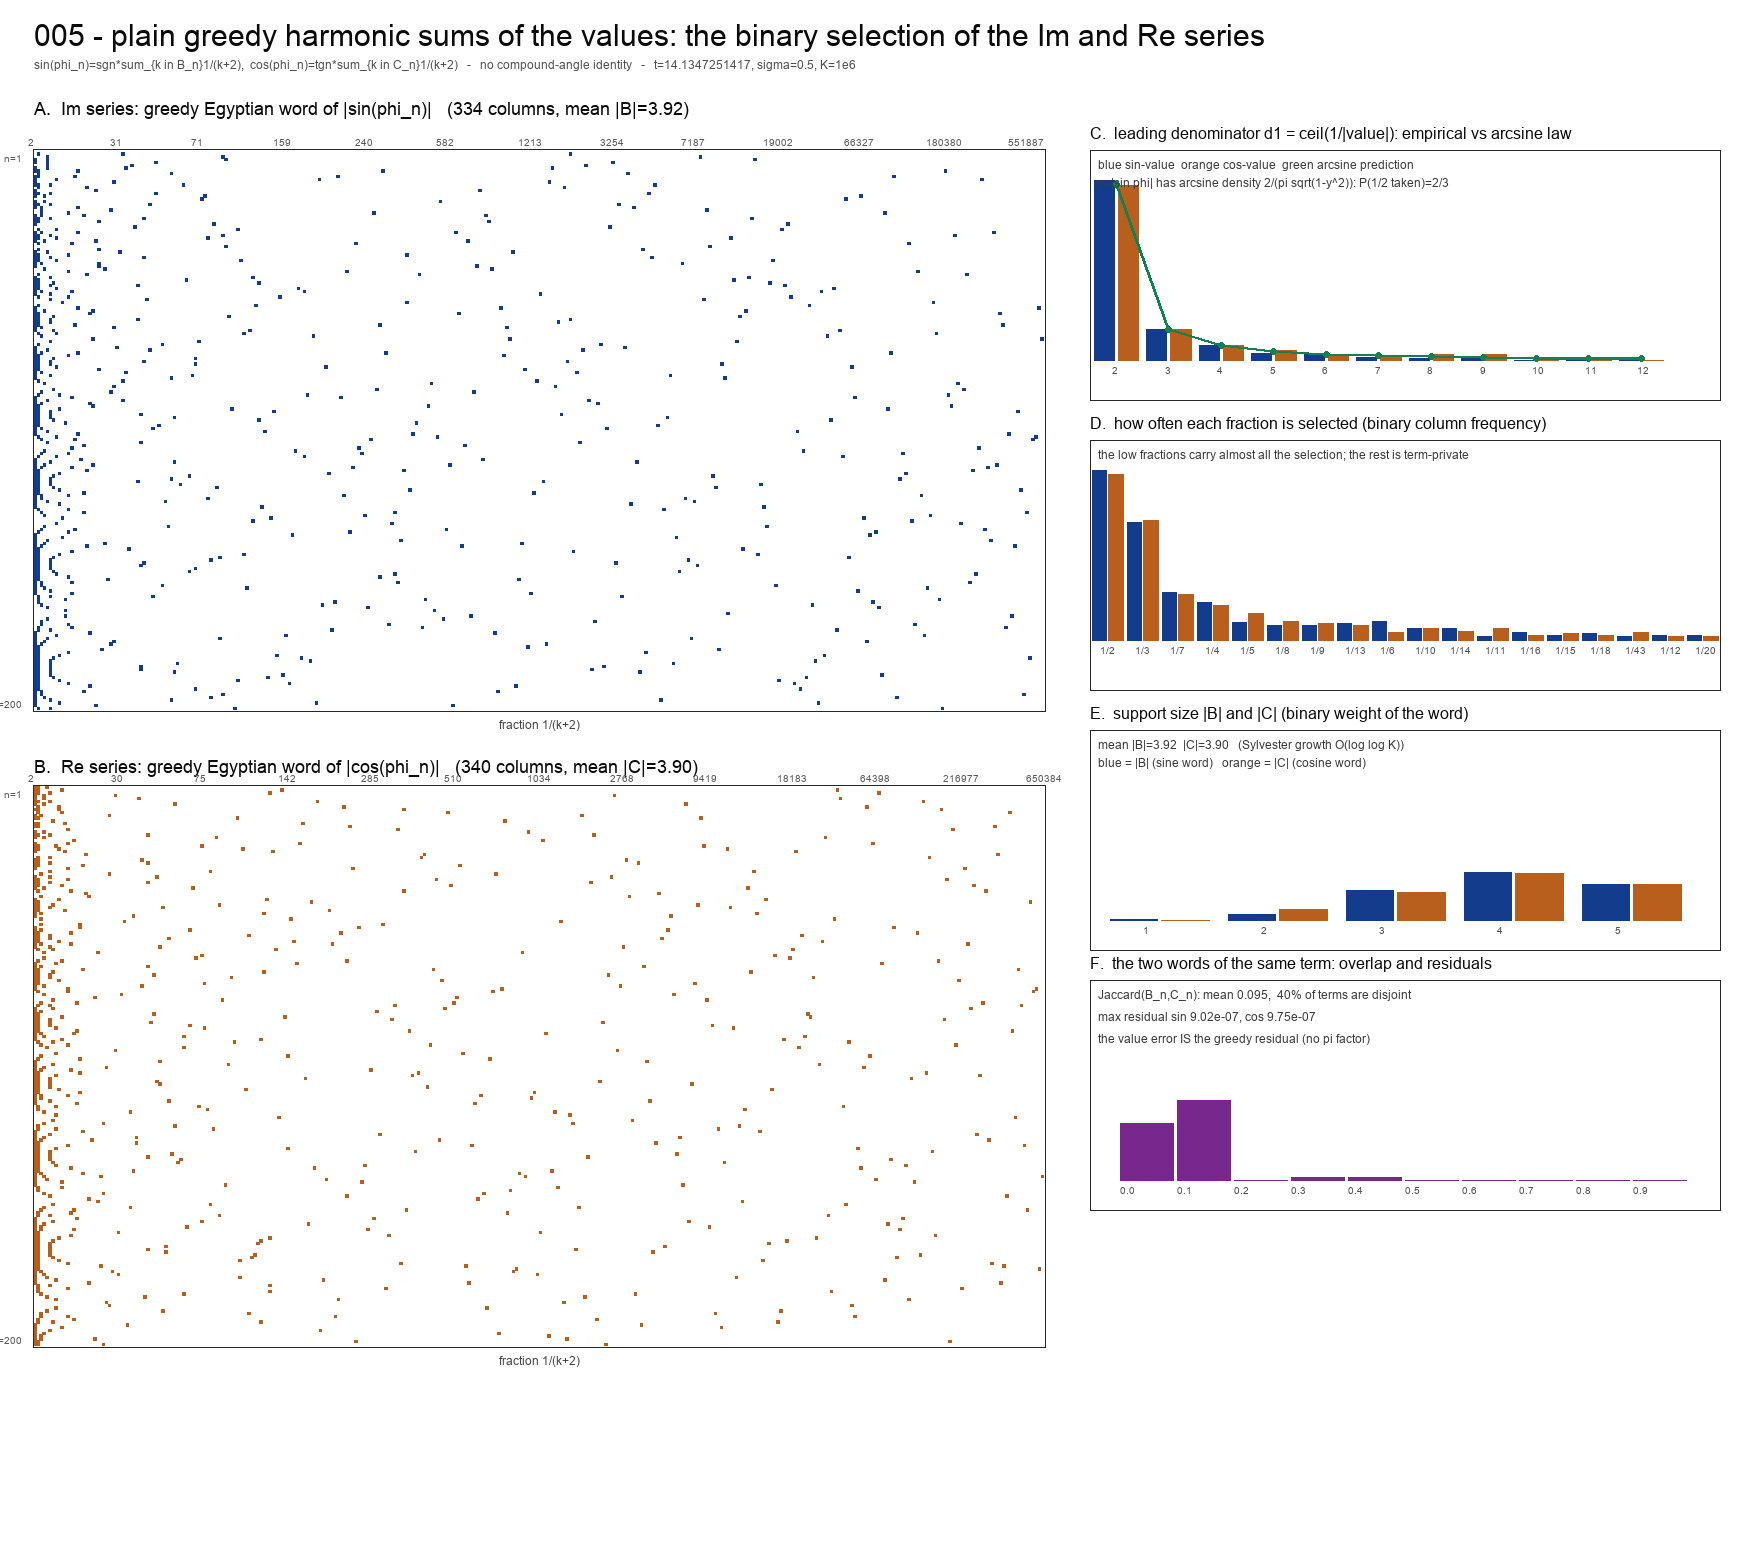

Source code (Python):
#!/usr/bin/env python3
"""
005 - The eta Re and Im series built from PLAIN greedy harmonic sums of the VALUES.

Difference from 004.  There, the greedy Egyptian expansion was applied to the ANGLE
x_n = theta_n/pi, and both cos(theta_n) and sin(theta_n) were read off the same support
A_n through the compound-angle (cosine-addition) identity -- the "collapse".  Here the
sine and cosine of each term are expanded SEPARATELY, each as a plain greedy Egyptian
sum of its own numeric value:

    sin(phi_n) = sgn_n * ( sum_{k in B_n} 1/(k+2) + r_n ),   |r_n| < 1/(K+2)
    cos(phi_n) = tgn_n * ( sum_{k in C_n} 1/(k+2) + q_n ),   |q_n| < 1/(K+2)

No angle is ever added and no trig identity is used.  The digits delta^{sin}_{n,k} and
delta^{cos}_{n,k} in {0,1} are the binary selection.  Substituting:

    Im eta(s) = -sum_n (-1)^{n-1} n^{-sigma} sgn_n sum_{k in B_n} 1/(k+2) + tail
    Re eta(s) =  sum_n (-1)^{n-1} n^{-sigma} tgn_n sum_{k in C_n} 1/(k+2) + tail

Why this is a different object from 004:
  * one word per term in 004 (shared by cos and sin); TWO independent words here;
  * 004 reconstructs the value through products of elementary sin/cos (subset sums);
    here the value is a linear sum of unit fractions -- no products, no identity;
  * the value error is exactly the greedy residual r_n (004 paid a factor pi by MVT);
  * the selection is a quantizer of the VALUE, so its input density is the arcsine law
    of |sin(phi)| (resp. |cos(phi)|), not the uniform density of the angle.

Needs numpy + Pillow. Run with the bundled runtime python:
  /Users/victor/.dsh/dsh-runtimes/dsh-primary-runtime/dependencies/python/bin/python3 value_greedy.py
Writes value_greedy.png, value_greedy_im.tsv, value_greedy_re.tsv next to this file.
"""
import math, os
import numpy as np
from PIL import Image, ImageDraw, ImageFont
from collections import Counter

HERE = os.path.dirname(os.path.abspath(__file__))

# ------------------------------------------------------------------ parameters
GAMMA1 = 14.134725141734693790457251983562470270784257115699   # first zeta zero
SIGMA = 0.5                                                    # critical line
NTERMS = 200                                                   # terms of the series
NMAT = 200                                                     # rows drawn in the matrices
KMAX = 10**6                                                   # greedy truncation


# ------------------------------------------------------------------ core
def greedy_support(x, Kmax):
    """Greedy Egyptian expansion of x in [0,1] on 1/(k+2), indices k < Kmax.

    Identical algorithm to 004, but here it is fed the VALUE |sin phi| or |cos phi|
    rather than the angle theta/pi.  Jump form: next index = ceil(1/r) - 2."""
    r, k, A = float(x), 0, []
    if r <= 0:
        return A, 0.0
    while k < Kmax:
        if r < 1.0 / (Kmax + 2):
            break
        kk = int(math.ceil(1.0 / r)) - 2
        if kk < k:
            kk = k
        if kk >= Kmax:
            break
        a = 1.0 / (kk + 2)
        if r >= a - 1e-15:
            A.append(kk); r -= a; k = kk + 1
        else:
            k = kk + 1
    return A, r


def decode(A):
    return [k + 2 for k in A]


def arcsine_leading(d):
    """P(first selected denominator = d) for y = |sin(phi)|, phi equidistributed.

    The greedy first denominator is ceil(1/y); y has the arcsine density
    2/(pi sqrt(1-y^2)), so P(ceil(1/y)=d) = (2/pi)(asin(1/(d-1)) - asin(1/d))."""
    if d < 2:
        return 0.0
    hi = math.pi / 2 if d == 2 else math.asin(1.0 / (d - 1))
    return (2.0 / math.pi) * (hi - math.asin(1.0 / d))


# ------------------------------------------------------------------ data
t = GAMMA1
ns = np.arange(1, NTERMS + 1, dtype=float)
phi = np.mod(t * np.log(ns), 2 * np.pi)
sn = np.sin(phi)
cs = np.cos(phi)
sgn = np.where(sn >= 0, 1.0, -1.0)
tgn = np.where(cs >= 0, 1.0, -1.0)

B, C, rsin, rcos = [], [], [], []
for i in range(NTERMS):
    a, r = greedy_support(abs(sn[i]), KMAX); B.append(a); rsin.append(r)
    a, r = greedy_support(abs(cs[i]), KMAX); C.append(a); rcos.append(r)

sumB = np.array([sum(1.0 / (k + 2) for k in a) for a in B])
sumC = np.array([sum(1.0 / (k + 2) for k in a) for a in C])

w = ((-1.0) ** (ns - 1)) * ns ** (-SIGMA)         # (-1)^{n-1} n^{-sigma}

Im_direct = float(-np.sum(w * sn))
Re_direct = float(np.sum(w * cs))
Im_value = float(-np.sum(w * sgn * sumB))
Re_value = float(np.sum(w * tgn * sumC))

# ------------------------------------------------------------------ statistics
fB = Counter(k for a in B for k in a)
fC = Counter(k for a in C for k in a)
unionB = sorted(fB); unionC = sorted(fC)

Jab = np.array([(len(set(B[i]) & set(C[i])) / len(set(B[i]) | set(C[i])))
                if (B[i] or C[i]) else 0.0 for i in range(NTERMS)])
disjoint = float(np.mean([1.0 if not (set(B[i]) & set(C[i])) else 0.0 for i in range(NTERMS)]))

leadB = [a[0] + 2 if a else None for a in B]
leadC = [a[0] + 2 if a else None for a in C]
cB, cC = Counter(leadB), Counter(leadC)

sizeB = np.array([len(a) for a in B]); sizeC = np.array([len(a) for a in C])

print("=" * 104)
print("005 - plain greedy harmonic sums of the VALUES sin(phi_n), cos(phi_n)  (no angle addition)")
print("      s = %.3f + i*%.15f   terms n = 1..%d   truncation K = 1e6" % (SIGMA, GAMMA1, NTERMS))
print("=" * 104)

print("\n--- the two series, direct vs plain-greedy ---")
print("  M        Im eta_M direct      Im value         diff      Re eta_M direct      Re value         diff")
for M in [10, 50, 100, 200]:
    imd = float(-np.sum(w[:M] * sn[:M])); imv = float(-np.sum(w[:M] * sgn[:M] * sumB[:M]))
    red = float(np.sum(w[:M] * cs[:M])); rev = float(np.sum(w[:M] * tgn[:M] * sumC[:M]))
    print(" %-5d  % .12f   % .12f   %.2e  % .12f   % .12f   %.2e"
          % (M, imd, imv, abs(imd - imv), red, rev, abs(red - rev)))
print(" the 'value' columns are sum_n (-1)^{n-1} n^-sigma * (plain greedy sum of the value);")
print(" the difference is the accumulated greedy residual sum_n n^-sigma r_n.")

print("\n--- support (binary word) sizes ---")
print("  value |sin phi| :  mean |B| = %.3f   max = %d   distinct fractions = %d"
      % (sizeB.mean(), sizeB.max(), len(unionB)))
print("  value |cos phi| :  mean |C| = %.3f   max = %d   distinct fractions = %d"
      % (sizeC.mean(), sizeC.max(), len(unionC)))
print("  max residual sin = %.3e   max residual cos = %.3e   (bound 1/(K+2) = %.3e)"
      % (max(rsin), max(rcos), 1.0 / (KMAX + 2)))

print("\n--- leading denominator d1 = ceil(1/|value|): empirical vs the arcsine law ---")
print("   d      sin-value count   freq     cos-value count   freq     arcsine P(d)")
for d in range(2, 13):
    print("  %2d      %6d          %6.4f    %6d          %6.4f    %6.4f"
          % (d, cB.get(d, 0), cB.get(d, 0) / NTERMS, cC.get(d, 0), cC.get(d, 0) / NTERMS,
             arcsine_leading(d)))
tailB = sum(v for k, v in cB.items() if k and k > 12)
tailC = sum(v for k, v in cC.items() if k and k > 12)
tailP = sum(arcsine_leading(d) for d in range(13, 4000))
print("  >12      %6d          %6.4f    %6d          %6.4f    %6.4f"
      % (tailB, tailB / NTERMS, tailC, tailC / NTERMS, tailP))

print("\n--- most-selected fractions (the binary columns) ---")
print("   fraction   #terms sin   #terms cos")
ks = sorted(set(list(fB)[:]) | set(fC), key=lambda k: -(fB.get(k, 0) + fC.get(k, 0)))[:20]
for k in ks:
    print("   %-9s  %6d       %6d" % ("1/%d" % (k + 2), fB.get(k, 0), fC.get(k, 0)))

print("\n--- do the sine-word and the cosine-word of the SAME term overlap? ---")
print("  mean Jaccard(B_n, C_n) = %.4f    pairs with B_n and C_n disjoint = %.1f%%"
      % (Jab.mean(), 100 * disjoint))
print("  (in 004 cos and sin shared ONE word exactly; here they are two independent words)")

print("\n--- first 20 terms: the two binary words over the top fractions ---")
top = ks[:14]
print("      n   |sin|     |cos|     B_n (sine word)                 C_n (cosine word)")
for i in range(20):
    print("  %4d   %.5f   %.5f   %-30s   %-30s"
          % (i + 1, abs(sn[i]), abs(cs[i]),
             " ".join("1/%d" % (k + 2) for k in B[i][:5]),
             " ".join("1/%d" % (k + 2) for k in C[i][:5])))

# ------------------------------------------------------------------ tsv
for tag, U, sets in [("im", unionB, B), ("re", unionC, C)]:
    path = os.path.join(HERE, "value_greedy_%s.tsv" % tag)
    with open(path, "w") as fh:
        fh.write("n\t" + "\t".join("1/%d" % (k + 2) for k in U) + "\n")
        for i in range(NTERMS):
            S = set(sets[i])
            fh.write("%d\t" % (i + 1) + "\t".join("1" if k in S else "0" for k in U) + "\n")
    print("\nselector matrix written to", path)

# ------------------------------------------------------------------ figure
FONT = "/System/Library/Fonts/Supplemental/Arial.ttf"
def F(s):
    try:
        return ImageFont.truetype(FONT, s)
    except Exception:
        return ImageFont.load_default()
f9, f11, f12, f14, f16, f26 = F(10), F(12), F(13), F(16), F(18), F(30)

W, H = 1760, 1560
img = Image.new("RGB", (W, H), (255, 255, 255))
d = ImageDraw.Draw(img)
d.text((34, 18), "005 - plain greedy harmonic sums of the values: the binary selection of the Im and Re series",
       font=f26, fill=(10, 10, 10))
d.text((34, 58), "sin(phi_n)=sgn*sum_{k in B_n}1/(k+2),  cos(phi_n)=tgn*sum_{k in C_n}1/(k+2)   -   no compound-angle identity   -   t=%.10f, sigma=%.1f, K=1e6"
       % (GAMMA1, SIGMA), font=f11, fill=(80, 80, 80))

MX0, MY0, MW, MH = 34, 150, 1010, 560
cellw = MW / max(len(unionB), len(unionC))
cellh = MH / NMAT


def draw_matrix(x0, y0, title, U, sets, shared_colour):
    cols = len(U)
    cwd = MW / cols
    d.rectangle([x0 - 1, y0 - 1, x0 + MW + 1, y0 + MH + 1], outline=(40, 40, 40))
    idx = {k: j for j, k in enumerate(U)}
    for i in range(NMAT):
        row = sets[i]
        for k in row:
            j = idx[k]
            d.rectangle([x0 + j * cwd, y0 + i * cellh,
                         x0 + (j + 1) * cwd - 0.3, y0 + (i + 1) * cellh - 0.3], fill=shared_colour)
    d.text((x0 - 30, y0 + 2), "n=1", font=f9, fill=(90, 90, 90))
    d.text((x0 - 42, y0 + MH - 12), "n=%d" % NMAT, font=f9, fill=(90, 90, 90))
    d.text((x0 + MW / 2 - 40, y0 + MH + 8), "fraction 1/(k+2)", font=f11, fill=(70, 70, 70))
    step = max(1, cols // 12)
    for j in range(0, cols, step):
        d.text((x0 + j * cwd - 6, y0 - 14), "%d" % (U[j] + 2), font=f9, fill=(90, 90, 90))
    return cwd


d.text((MX0, MY0 - 52), "A.  Im series: greedy Egyptian word of |sin(phi_n)|   (%d columns, mean |B|=%.2f)"
       % (len(unionB), sizeB.mean()), font=f16, fill=(10, 10, 10))
draw_matrix(MX0, MY0, "", unionB, B, (20, 60, 140))

d.text((MX0, MY0 + MH + 46), "B.  Re series: greedy Egyptian word of |cos(phi_n)|   (%d columns, mean |C|=%.2f)"
       % (len(unionC), sizeC.mean()), font=f16, fill=(10, 10, 10))
draw_matrix(MX0, MY0 + MH + 76, "", unionC, C, (185, 95, 30))

RX, RW = 1090, 630

def panel(x0, y0, w, h, title):
    d.rectangle([x0, y0, x0 + w, y0 + h], outline=(40, 40, 40))
    d.text((x0, y0 - 26), title, font=f14, fill=(10, 10, 10))

# C. leading denominator vs arcsine
cy = 150
panel(RX, cy, RW, 250, "C.  leading denominator d1 = ceil(1/|value|): empirical vs arcsine law")
ds = list(range(2, 13))
mx = max(max(cB.get(x, 0) for x in ds), max(cC.get(x, 0) for x in ds))
bw = RW / (len(ds) + 1)
for i, x in enumerate(ds):
    hb = cB.get(x, 0) / mx * 180
    hc = cC.get(x, 0) / mx * 180
    d.rectangle([RX + i * bw + 4, cy + 210 - hb, RX + i * bw + bw / 2 - 2, cy + 210], fill=(20, 60, 140))
    d.rectangle([RX + i * bw + bw / 2 + 2, cy + 210 - hc, RX + i * bw + bw - 4, cy + 210], fill=(185, 95, 30))
    d.text((RX + i * bw + bw / 2 - 4, cy + 214), "%d" % x, font=f9, fill=(80, 80, 80))
pp = [(RX + (i + 0.5) * bw, cy + 210 - arcsine_leading(x) * NTERMS / mx * 180) for i, x in enumerate(ds)]
for i in range(len(pp) - 1):
    d.line([pp[i], pp[i + 1]], fill=(20, 130, 80), width=3)
for p in pp:
    d.ellipse([p[0] - 3, p[1] - 3, p[0] + 3, p[1] + 3], fill=(20, 130, 80))
d.text((RX + 8, cy + 8), "blue sin-value  orange cos-value  green arcsine prediction", font=f11, fill=(60, 60, 60))
d.text((RX + 8, cy + 26), "y=|sin phi| has arcsine density 2/(pi sqrt(1-y^2)): P(1/2 taken)=2/3", font=f11, fill=(60, 60, 60))

# D. selection frequency
dy = 440
panel(RX, dy, RW, 250, "D.  how often each fraction is selected (binary column frequency)")
tops = ks[:18]
mx2 = max(max(fB.get(k, 0) for k in tops), max(fC.get(k, 0) for k in tops))
bw2 = RW / len(tops)
for i, k in enumerate(tops):
    hb = fB.get(k, 0) / mx2 * 170
    hc = fC.get(k, 0) / mx2 * 170
    d.rectangle([RX + i * bw2 + 2, dy + 200 - hb, RX + i * bw2 + bw2 / 2 - 1, dy + 200], fill=(20, 60, 140))
    d.rectangle([RX + i * bw2 + bw2 / 2 + 1, dy + 200 - hc, RX + i * bw2 + bw2 - 2, dy + 200], fill=(185, 95, 30))
    d.text((RX + i * bw2 + bw2 / 2 - 8, dy + 204), "1/%d" % (k + 2), font=f9, fill=(80, 80, 80))
d.text((RX + 8, dy + 8), "the low fractions carry almost all the selection; the rest is term-private",
       font=f11, fill=(60, 60, 60))

# E. support-size histogram
ey = 730
panel(RX, ey, RW, 220, "E.  support size |B| and |C| (binary weight of the word)")
maxs = max(sizeB.max(), sizeC.max())
bws = (RW - 40) / maxs
for s_ in range(1, maxs + 1):
    cb = int(np.sum(sizeB == s_)); cc = int(np.sum(sizeC == s_))
    hb = cb / NTERMS * 120; hc = cc / NTERMS * 120
    x0 = RX + 20 + (s_ - 1) * bws
    d.rectangle([x0, ey + 190 - hb, x0 + bws * 0.40, ey + 190], fill=(20, 60, 140))
    d.rectangle([x0 + bws * 0.44, ey + 190 - hc, x0 + bws * 0.84, ey + 190], fill=(185, 95, 30))
    d.text((x0 + bws * 0.28, ey + 194), "%d" % s_, font=f9, fill=(80, 80, 80))
d.text((RX + 8, ey + 8), "mean |B|=%.2f  |C|=%.2f   (Sylvester growth O(log log K))" % (sizeB.mean(), sizeC.mean()),
       font=f11, fill=(60, 60, 60))
d.text((RX + 8, ey + 26), "blue = |B| (sine word)   orange = |C| (cosine word)", font=f11, fill=(60, 60, 60))

# F. overlap + residuals
fy = 980
panel(RX, fy, RW, 230, "F.  the two words of the same term: overlap and residuals")
hist, _ = np.histogram(Jab, bins=np.linspace(0, 1, 11))
mxh = max(hist.max(), 1)
base = fy + 200
for i in range(10):
    hh = hist[i] / mxh * 80
    x0 = RX + 30 + i * (RW - 60) / 10
    d.rectangle([x0, base - hh, x0 + (RW - 60) / 10 - 4, base], fill=(120, 40, 140))
    d.text((x0, base + 4), "%.1f" % (i / 10), font=f9, fill=(80, 80, 80))
d.text((RX + 8, fy + 8), "Jaccard(B_n,C_n): mean %.3f,  %.0f%% of terms are disjoint" % (Jab.mean(), 100 * disjoint),
       font=f11, fill=(60, 60, 60))
d.text((RX + 8, fy + 30), "max residual sin %.2e, cos %.2e" % (max(rsin), max(rcos)), font=f11, fill=(60, 60, 60))
d.text((RX + 8, fy + 52), "the value error IS the greedy residual (no pi factor)", font=f11, fill=(60, 60, 60))

out = os.path.join(HERE, "value_greedy.png")
img.save(out)
print("\nfigure written to", out)
